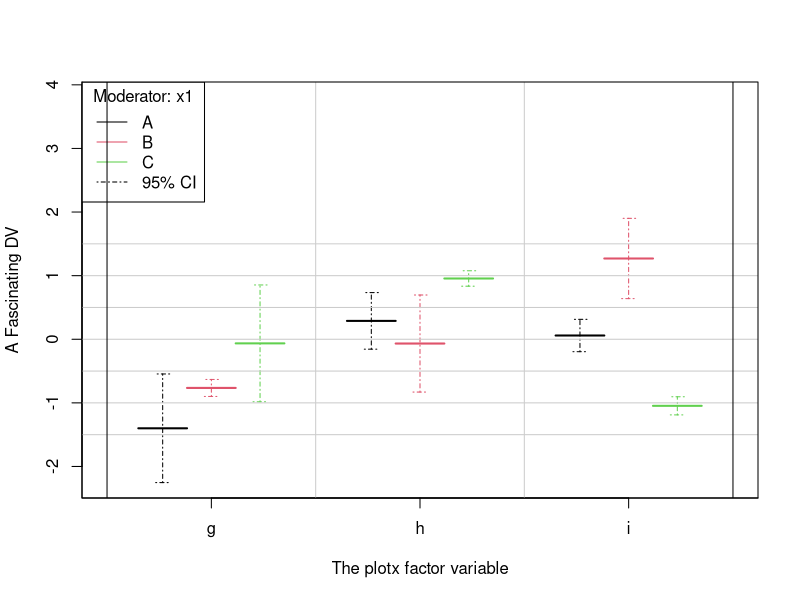
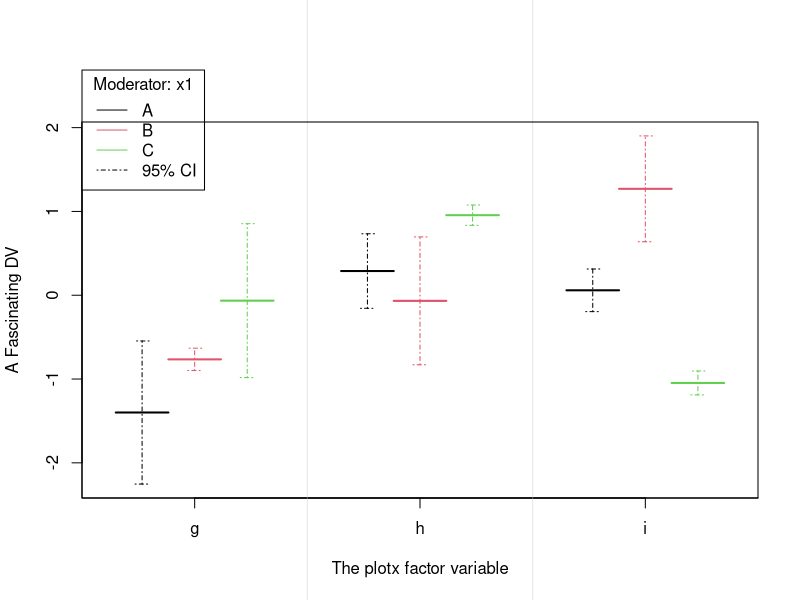
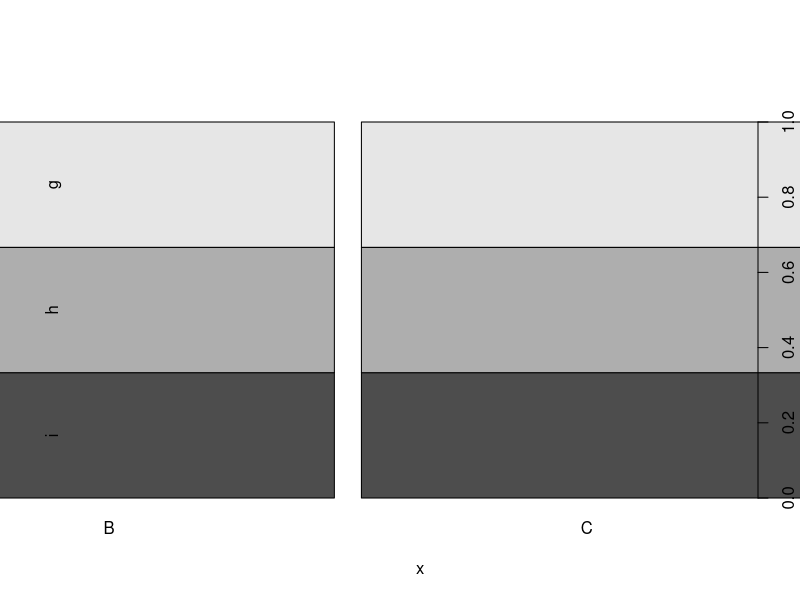

These charts were generated, in order, by the following R code:
## plot-regression-factors-1.R
## Paul Johnson
## 2013-03-30

## Students suggest a plot for interactions of factor variables
## to replace plotSlopes when plotx is categorical. There will
## be 2 factor predictors in a regression, and we want to
## display them in a style that is familiar to psychologists.

## I think this just ends up being an idiosyncratic version of
## a dotchart, but its mine.

## First, make up some data:
x1 <- factor(c("A","B","C","A","B","C","A","B","C"))
x2 <- factor(c("g","g","g","h","h","h","i","i","i"))
y <- rnorm(9)

err <- runif(9)
datpr <- data.frame(x1, x2, fit = y, lwr = y - err, upr = y + err)
rm(x1, x2, err, y)



SAVEME <- FALSE

## sp: space between factor displays
sp <- 0.3
x1w <- (1 - sp) / length(levels(datpr$x1))

x1l <- length(levels(datpr$x1))
x2l <- length(levels(datpr$x2))

if (SAVEME) pdf(file="plot-factor-proto-1.pdf", height = 6, width = 6, paper = "special", onefile=F)
plot(x = 1:2, y = 1:2,  xlim = c(0.5, 3.5), ylim = c(min(datpr$lwr), 2 * max(datpr$upr)), type = "n", xaxt = "n", bty = "L", xlab = "The plotx factor variable", ylab = "A Fascinating DV")

axis(1, at = 1:length(levels(datpr$x2)), labels = levels(datpr$x2))

mapply(FUN = function(x1, x2, fit) {
    lines(x = c(x2 - 0.5 + 0.5 * sp + x1w * (x1-1), x2 - 0.5 + 0.5 * sp + x1w * x1),
          y = rep(fit, 2), col = x1, lwd = 2)
}, x1 = as.numeric(datpr$x1), x2 = as.numeric(datpr$x2), fit = datpr$fit)


mapply(FUN = function(x1, x2, lwr, upr) {
    arrows(x0 = x2 - 0.5 + 0.5 * sp + x1w * (x1 - 1/2),
           x1 = x2 - 0.5 + 0.5 * sp + x1w * (x1 - 1/2),
           y0 = lwr, y1 = upr, code = 3, angle = 90, length = 0.07, lty = 4, col = x1)
}, x1 = as.numeric(datpr$x1), x2 = as.numeric(datpr$x2), lwr = datpr$lwr, upr = datpr$upr)

legend("topleft", legend = c(levels(datpr$x1), "95% CI"), lty = c(1,1,1,4), col = c(1:3,1), title = "Moderator: x1", bg = "white")

abline(v = seq(1.5, 1.5 + (x2l - 2), by = 1), lwd = 1, col = gray(.8))

## What could be better?

## Would we like some horizontal lines?
abline(h = pretty(datpr$fit, 4), col = gray(.8))

## Do we want the box to go on all 4 sides?  Somehow, I like the L shaped
## box, but this certainly looks more standard
box()

if (SAVEME) dev.off()

## Are we bothered that R inserts some space on the left and right
## edges of the graph?  I intended the x axis to allow equal space to the
## levels of plotx, but R automatically inserts some space for me 4%,
## and I don't know how to get rid of it (yet). To see where the limits
## would be to make this symmetric

abline(v = c(0.5, x2l + 0.5))

## Here is the fix for that. Run this command
par(xaxs = "i")
## and then run the plot sequence again



## Are you bothered that I inserted a big block of empty space
## at the top of the graph so that I had room for a legend?

## Would you prefer this style instead?
if (SAVEME) pdf(file="plot-factor-proto-2.pdf", height = 6, width = 6, paper = "special", onefile=F)
par(xpd = TRUE, mar = par("mar") + c(0,0,2,0), xaxs = "i")
plot(x = 1:2, y = 1:2,  xlim = c(0.5, 3.5), ylim = c(min(datpr$lwr),  max(datpr$upr)), type = "n", xaxt = "n", bty = "L", xlab = "The plotx factor variable", ylab = "A Fascinating DV")

axis(1, at = 1:length(levels(datpr$x2)), labels = levels(datpr$x2))

mapply(FUN = function(x1, x2, fit) {
    lines(x = c(x2 - 0.5 + 0.5 * sp + x1w * (x1-1), x2 - 0.5 + 0.5 * sp + x1w * x1),
          y = rep(fit, 2), col = x1, lwd = 2)
}, x1 = as.numeric(datpr$x1), x2 = as.numeric(datpr$x2), fit = datpr$fit)

mapply(FUN = function(x1, x2, lwr, upr) {
    arrows(x0 = x2 - 0.5 + 0.5 * sp + x1w * (x1 - 1/2),
           x1 = x2 - 0.5 + 0.5 * sp + x1w * (x1 - 1/2),
           y0 = lwr, y1 = upr, code = 3, angle = 90, length = 0.07, lty = 4, col = x1)
}, x1 = as.numeric(datpr$x1), x2 = as.numeric(datpr$x2), lwr = datpr$lwr, upr = datpr$upr)


legend(par("usr")[1], 1.3* par("usr")[4], legend = c(levels(datpr$x1), "95% CI"), lty = c(1,1,1,4), col = c(1:3,1), title = "Moderator: x1", bg = "white")

abline(v = seq(1.5, 1.5 + (x2l - 2), by = 1), lwd = 1, col = gray(.9))

## If you like that, please note that you just really cannot
## have a box. This is bad:
if (SAVEME) dev.off()


box()



## Along the way, I noticed a weirdness in the plot method for
## factors. type="n" is not accepted.
plot(x = datpr$x1, y = datpr$x2,  xlim = c(0.5, 3.75), ylim = range(datpr$y), type = "n")

## Wow. Try with simpler example:
## plot(x = factor(c("A","B")), y = factor(c("x","y")), type= "n")
## Warning message:
## In rect(xleft, ybottom, xright, ytop, col = col, ...) :
##   graphical parameter "type" is obsolete

## begin at (i-1) + 0.25, (i-1) + (1/#j)
